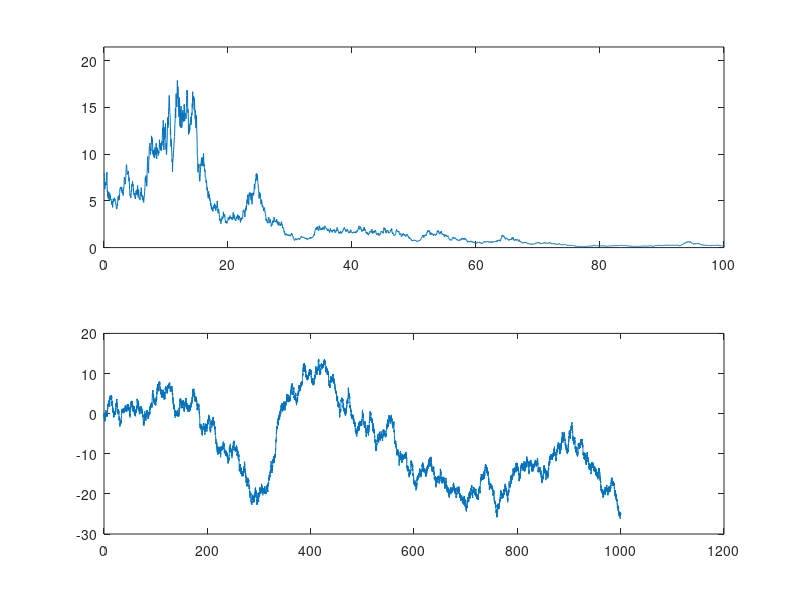

Write MATLAB code to recreate this figure. (Note: this script raises an error after producing the figure.)
% Asian options parameters - parameters of the Brownian motion
a = -.045;
b = .3;
S0 = 8;

% Simulation parameters
dt = (1/.3*log(1.05))^2;
T = 1000;
n = ceil(T/dt);


B = zeros(n,1);
S = zeros(n,1);
S(1) = S0;
for i=2:n    
    
    B(i) = B(i-1) + sqrt(dt)*randn;
%     B(i) = B(i-1) + a*dt + b*sqrt(dt)*randn;
    S(i) = S0 * exp(a*dt*i + b*B(i));
end


time = (1:n)*dt;
subplot(211)
plot(time, S), axis([0, 100, 0, max(S)*1.2])
subplot(212)
plot(time, B)


%% 2a
tic;
clear, clc;
close all;

% Asian options parameters - parameters of the Brownian motion
a = -.045; b = .3;
S0 = 8;

% Simulation parameters
T = 100;
dt = (1/.3*log(.01))^2 / 1000;
% dt = .1^2/100;
n = ceil(T/dt);

fig = figure;
col = ['bgrmy'];

for i=1:5
    [B, S] = sampleS(-.045, .3, dt, S0, n);
    
    x_plot = round(linspace(1, n, 1000));
    subplot(211);
    title('Standard Brownian Motion');
    plot(dt*x_plot, B(x_plot), col(i)); hold on;
    xlabel('Time'); ylabel('B(t)');
    subplot(212);
    title('Geometric Brownian Motion');
    plot(dt*x_plot, S(x_plot), col(i)); hold on;
    xlabel('Time'); ylabel('S(t)');
end

% saveas(fig, 'prob3a.jpg', 'jpg');
% close
toc;
%% prob 2b
% Asian option with strike price 10, maturity date T=30;

clear;
clc;
tic;

K = 10;         % strike price
T = 30;         % maturity date
S0 = 8;         % initial stock price

dt = (1/.3*log(1.05))^2;        % simulation step size (mesh size)
n = ceil(T/dt);                 % number of simulated points

R = 3.5e6;                      % number of sample path simulations
X = zeros(R, 1);                % initialize option price (at time T)


% drawing Brownian motion samples (sample paths) and integrating asian
% option price using the trapezoidal rule
for i=1:R
    [B, S] = sampleS(-.045, .3, dt, S0, n);
    X(i) = max(0, 1/T*trapz(dt*(0:n-1), S) - K);
end


fprintf('Asian option price: %3.4f    ', mean(X))
fprintf('Confidence interval <%3.4f, %3.4f>\n', ...
    (mean(X) - 1.96*std(X)/sqrt(R)), (mean(X) + 1.96*std(X)/sqrt(R)))

























